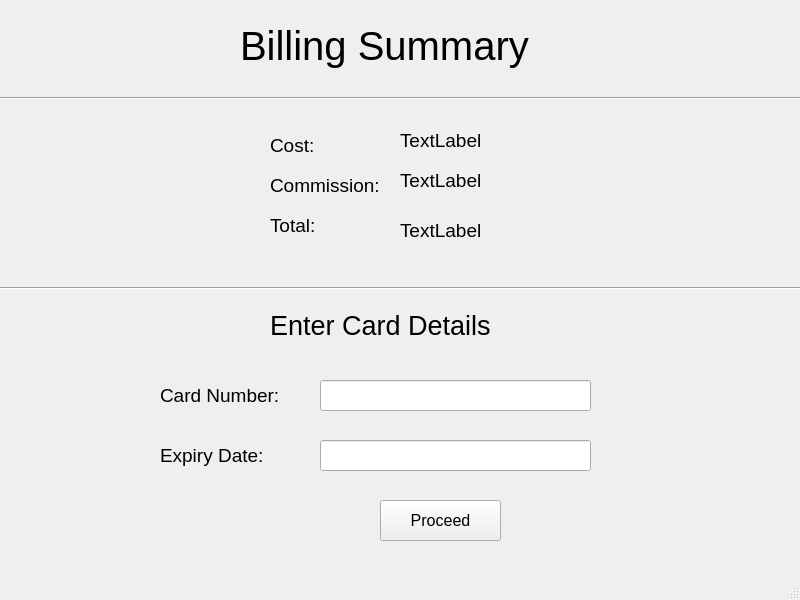
<?xml version="1.0" encoding="UTF-8"?>
<ui version="4.0">
 <class>MainWindow</class>
 <widget class="QMainWindow" name="MainWindow">
  <property name="geometry">
   <rect>
    <x>0</x>
    <y>0</y>
    <width>800</width>
    <height>600</height>
   </rect>
  </property>
  <property name="windowTitle">
   <string>MainWindow</string>
  </property>
  <property name="whatsThis">
   <string/>
  </property>
  <property name="unifiedTitleAndToolBarOnMac">
   <bool>true</bool>
  </property>
  <widget class="QWidget" name="centralwidget">
   <widget class="QLabel" name="label">
    <property name="geometry">
     <rect>
      <x>240</x>
      <y>10</y>
      <width>291</width>
      <height>71</height>
     </rect>
    </property>
    <property name="font">
     <font>
      <pointsize>30</pointsize>
     </font>
    </property>
    <property name="text">
     <string>Billing Summary</string>
    </property>
   </widget>
   <widget class="QLabel" name="label_2">
    <property name="geometry">
     <rect>
      <x>160</x>
      <y>440</y>
      <width>131</width>
      <height>31</height>
     </rect>
    </property>
    <property name="font">
     <font>
      <pointsize>14</pointsize>
     </font>
    </property>
    <property name="text">
     <string>Expiry Date:</string>
    </property>
   </widget>
   <widget class="QLabel" name="label_3">
    <property name="geometry">
     <rect>
      <x>160</x>
      <y>380</y>
      <width>131</width>
      <height>31</height>
     </rect>
    </property>
    <property name="font">
     <font>
      <pointsize>14</pointsize>
     </font>
    </property>
    <property name="text">
     <string>Card Number:</string>
    </property>
   </widget>
   <widget class="QLineEdit" name="cardnum">
    <property name="geometry">
     <rect>
      <x>320</x>
      <y>380</y>
      <width>271</width>
      <height>31</height>
     </rect>
    </property>
   </widget>
   <widget class="QLineEdit" name="exp">
    <property name="geometry">
     <rect>
      <x>320</x>
      <y>440</y>
      <width>271</width>
      <height>31</height>
     </rect>
    </property>
   </widget>
   <widget class="QLabel" name="label_4">
    <property name="geometry">
     <rect>
      <x>270</x>
      <y>130</y>
      <width>51</width>
      <height>31</height>
     </rect>
    </property>
    <property name="font">
     <font>
      <pointsize>14</pointsize>
     </font>
    </property>
    <property name="text">
     <string>Cost:</string>
    </property>
   </widget>
   <widget class="QLabel" name="label_5">
    <property name="geometry">
     <rect>
      <x>270</x>
      <y>170</y>
      <width>111</width>
      <height>31</height>
     </rect>
    </property>
    <property name="font">
     <font>
      <pointsize>14</pointsize>
     </font>
    </property>
    <property name="text">
     <string>Commission:</string>
    </property>
   </widget>
   <widget class="QLabel" name="label_6">
    <property name="geometry">
     <rect>
      <x>270</x>
      <y>210</y>
      <width>71</width>
      <height>31</height>
     </rect>
    </property>
    <property name="font">
     <font>
      <pointsize>14</pointsize>
     </font>
    </property>
    <property name="text">
     <string>Total:</string>
    </property>
   </widget>
   <widget class="QLabel" name="cost">
    <property name="geometry">
     <rect>
      <x>400</x>
      <y>130</y>
      <width>101</width>
      <height>21</height>
     </rect>
    </property>
    <property name="font">
     <font>
      <pointsize>14</pointsize>
     </font>
    </property>
    <property name="text">
     <string>TextLabel</string>
    </property>
   </widget>
   <widget class="QLabel" name="total">
    <property name="geometry">
     <rect>
      <x>400</x>
      <y>220</y>
      <width>101</width>
      <height>21</height>
     </rect>
    </property>
    <property name="font">
     <font>
      <pointsize>14</pointsize>
     </font>
    </property>
    <property name="text">
     <string>TextLabel</string>
    </property>
   </widget>
   <widget class="QLabel" name="comm">
    <property name="geometry">
     <rect>
      <x>400</x>
      <y>170</y>
      <width>101</width>
      <height>21</height>
     </rect>
    </property>
    <property name="font">
     <font>
      <pointsize>14</pointsize>
     </font>
    </property>
    <property name="text">
     <string>TextLabel</string>
    </property>
   </widget>
   <widget class="Line" name="line">
    <property name="geometry">
     <rect>
      <x>0</x>
      <y>90</y>
      <width>821</width>
      <height>16</height>
     </rect>
    </property>
    <property name="orientation">
     <enum>Qt::Horizontal</enum>
    </property>
   </widget>
   <widget class="QLabel" name="label_7">
    <property name="geometry">
     <rect>
      <x>270</x>
      <y>310</y>
      <width>221</width>
      <height>31</height>
     </rect>
    </property>
    <property name="font">
     <font>
      <pointsize>20</pointsize>
     </font>
    </property>
    <property name="text">
     <string>Enter Card Details</string>
    </property>
   </widget>
   <widget class="Line" name="line_2">
    <property name="geometry">
     <rect>
      <x>0</x>
      <y>280</y>
      <width>811</width>
      <height>16</height>
     </rect>
    </property>
    <property name="orientation">
     <enum>Qt::Horizontal</enum>
    </property>
   </widget>
   <widget class="QPushButton" name="proceedbtn">
    <property name="geometry">
     <rect>
      <x>380</x>
      <y>500</y>
      <width>121</width>
      <height>41</height>
     </rect>
    </property>
    <property name="font">
     <font>
      <pointsize>12</pointsize>
     </font>
    </property>
    <property name="text">
     <string>Proceed</string>
    </property>
   </widget>
  </widget>
  <widget class="QMenuBar" name="menubar">
   <property name="geometry">
    <rect>
     <x>0</x>
     <y>0</y>
     <width>800</width>
     <height>21</height>
    </rect>
   </property>
  </widget>
  <widget class="QStatusBar" name="statusbar"/>
 </widget>
 <resources/>
 <connections/>
</ui>
